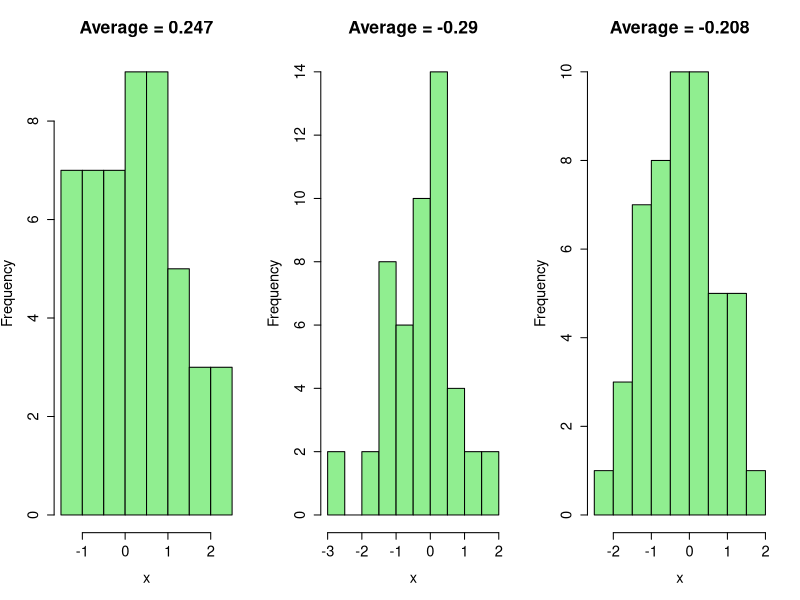
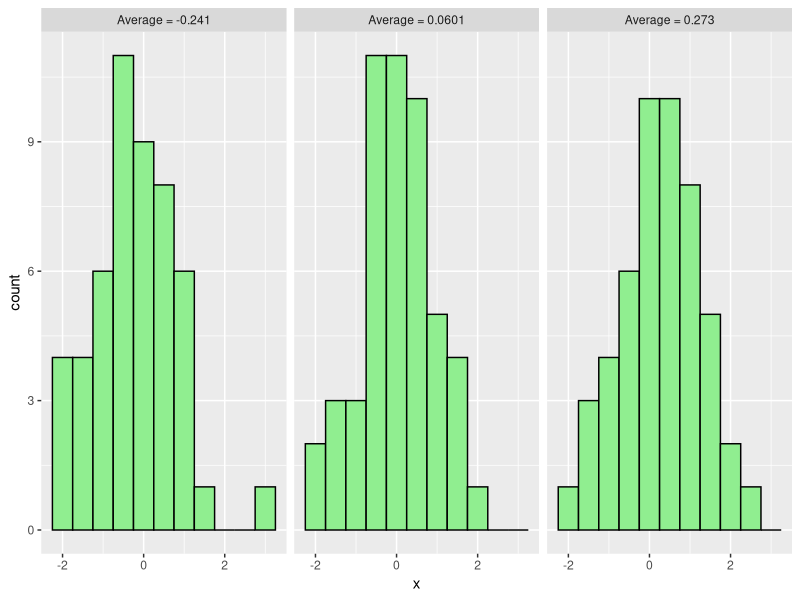
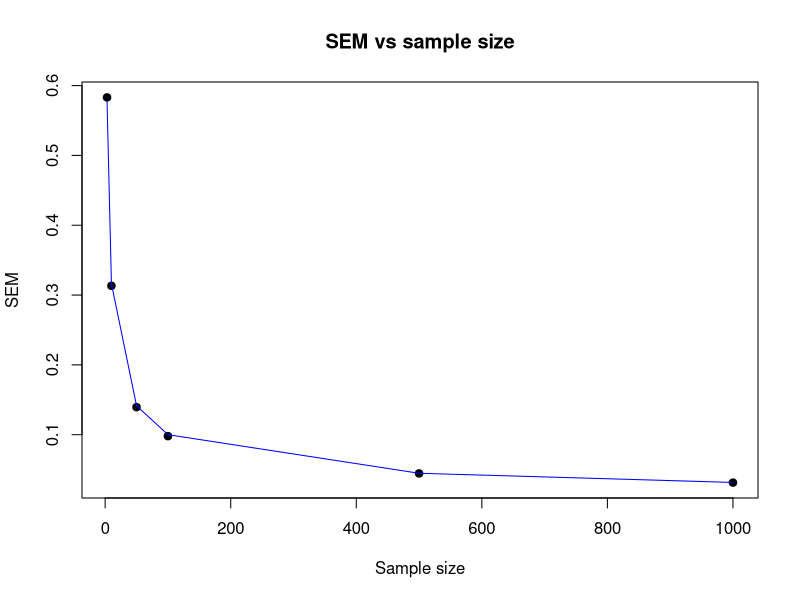
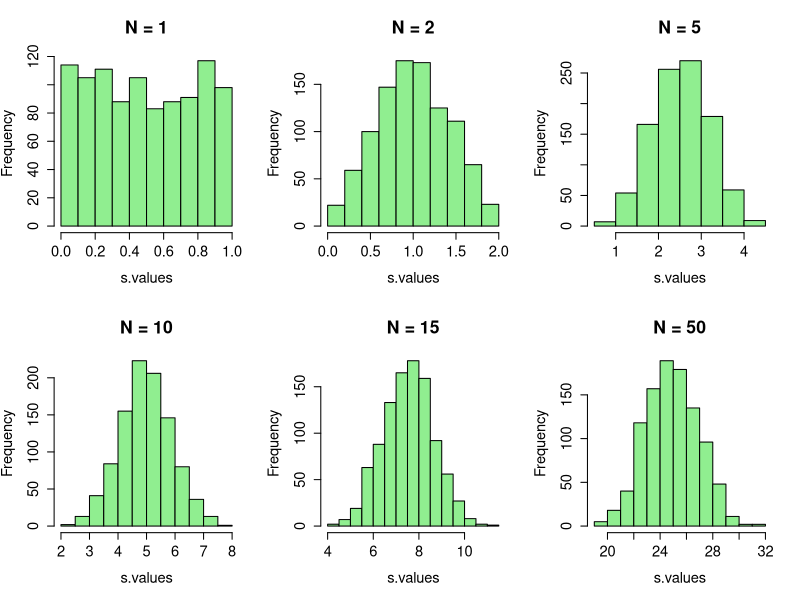
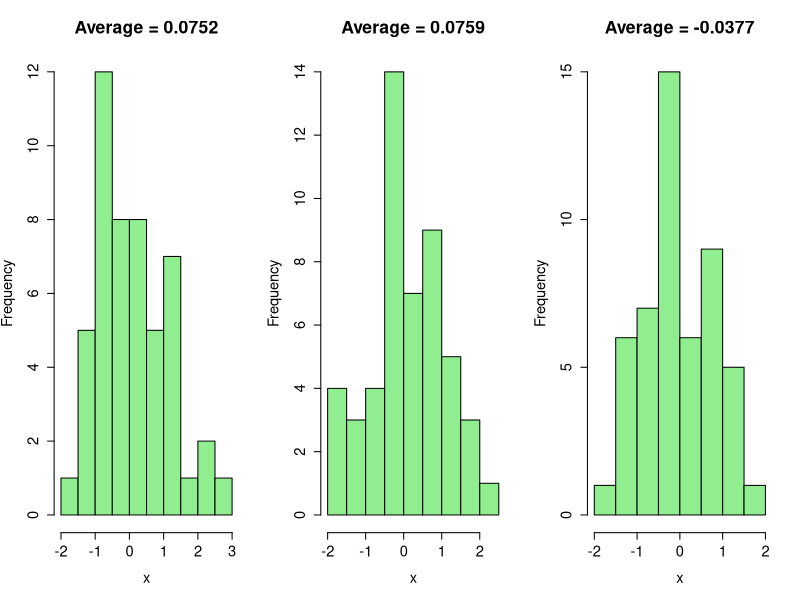
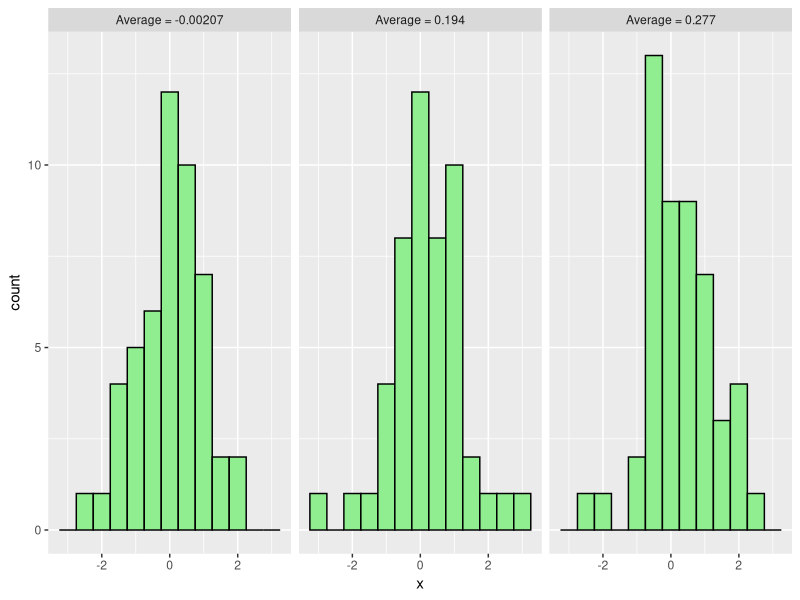
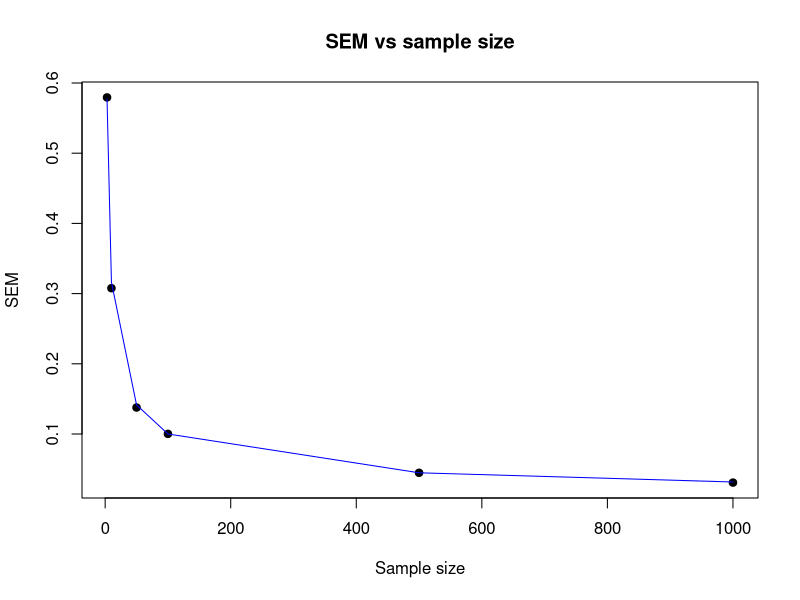
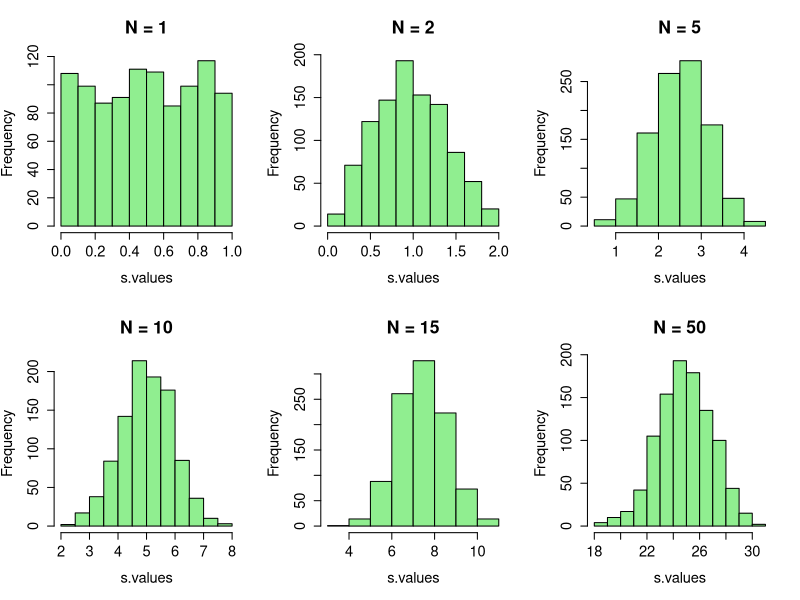

Reproduce these figures in R, in order.
## ---- chunk 1
library(ggplot2)
knitr::opts_chunk$set(echo = TRUE)
## ---- chunk 2
old.par <- par(mfrow=c(1,3),ps=16)
for ( iTry in 1:3 ) {
  x=rnorm(50,mean=0,sd=1)
  hist(x,breaks=10,col='lightgreen',main=paste("Average =",signif(mean(x),3)))
}
par(old.par)
## ---- chunk 3
ggplot(transform(data.frame(x=rnorm(150),y=rep(1:3,50)),y=paste("Average =",signif(unlist(lapply(unstack(data.frame(x,y)),mean))[y],3))),aes(x=x))+geom_histogram(binwidth=0.5,colour="black",fill='lightgreen')+facet_wrap(~y)
## ---- chunk 4
# different sample sizes we are going to try:
sample.sizes=c(3,10,50, 100, 500, 1000)

# we will use the vector below to keep the SD of the distribution of the means at each given sample size
# (note that it's ok to initialize with an empty vector of length 0 - if we index it out of bounds
# later, it will autoexpand on assignment, see examples in the slides) 
mean.sds = numeric(0) 

for ( N in sample.sizes ) { # try different sample sizes
  
 # insert your code here (you may want to check the slides). 
 # 1) At each given N (i.e. in each iteration of the outer loop) you have to draw large number 
 # (e.g. 1000) of samples of size N from the distribution of your choice (e.g. normal, uniform, exponential, ...), calculate the mean of each of those samples and save them all into
 # a vector m.
 #
    m <- numeric(1000)
  for(i in 1:1000){
    m[i]<-mean(rnorm(N))
  }
 # 2) Now, with vector m in hand, we want to characterize how much the sample mean fluctuates
 # from one experiment (experiment=taking a sample of N measurements) to the next. Instead of just
 # drawing a histogram, this time we will calculate the standard deviation of the distribution
 # represented by the vector m. Use function sd().
 #
 # 3) save the result (sd of the distributions of the means for current N) into the vector means.sds.
 # You can use c() or you can use an indexing variable, in the latter case you will need to add it to the
 # code and increment properly
    mean.sds <- c(mean.sds, sd(m))
}

# at this point, you should have the vector mean.sds filled. It should have length 6 and keep the values of 
# the standard deviation of the mean (known as the standard error of the mean, SEM) at different sample sizes 
# (mean.sds[1] is the SEM at N=3, mean.sds[2] is the SEM at N=10, and so on)

# let us now PLOT the SEM (i.e. the "typical" error we expect the sample mean to exhibit in any 
# given experiment) as a function of the sample size, N. 

plot(sample.sizes,mean.sds, main="SEM vs sample size",pch=19,ylab = 'SEM', xlab = 'Sample size')
lines(sample.sizes,1/sqrt(sample.sizes),col='blue')
## ---- chunk 5
N.vector <- c(1,2,5,10,15,50)
repeats = 1000 
old.par <- par(mfrow=c(2,3),ps=16)

for(N in N.vector){
  s.values=numeric() # we will use this vector to store the value of the sum in each experiment

  for (n.exp in 1:repeats) { # repeat the experiment!
     # explained below. Here we must draw the values x1, ..., xN of the random variables we are going to sum up:
     ### replace with correct call: x = DISTR(N,...) 
     # the "measured" value of the random variable X is the sum of x1...xN, calculate it and save into 
     # the vector s.values:
     ### replace with correct call: s.values[n.exp] = ...???...
    for(j in 1:N){
      s.values[n.exp] <- sum(runif(N))
    }
  }
  hist(s.values,breaks=10,col='lightgreen',main=paste("N =",N))
}
par(old.par)

# we repeated the experiment 1000 times, so we have 1000 values sampled from the process S and that should
# be plenty for looking at their distribution:
### replace with correct call:   ...DRAW histogram of n.exp values of s.values...
## ---- chunk 6
library(ggplot2)
knitr::opts_chunk$set(echo = TRUE)
## ---- chunk 7
old.par <- par(mfrow=c(1,3),ps=16)
for ( iTry in 1:3 ) {
  x=rnorm(50,mean=0,sd=1)
  hist(x,breaks=10,col='lightgreen',main=paste("Average =",signif(mean(x),3)))
}
par(old.par)
## ---- chunk 8
ggplot(transform(data.frame(x=rnorm(150),y=rep(1:3,50)),y=paste("Average =",signif(unlist(lapply(unstack(data.frame(x,y)),mean))[y],3))),aes(x=x))+geom_histogram(binwidth=0.5,colour="black",fill='lightgreen')+facet_wrap(~y)
## ---- chunk 9
# different sample sizes we are going to try:
sample.sizes=c(3,10,50, 100, 500, 1000)

# we will use the vector below to keep the SD of the distribution of the means at each given sample size
# (note that it's ok to initialize with an empty vector of length 0 - if we index it out of bounds
# later, it will autoexpand on assignment, see examples in the slides) 
mean.sds = numeric(0) 

for ( N in sample.sizes ) { # try different sample sizes
  
 # insert your code here (you may want to check the slides). 
 # 1) At each given N (i.e. in each iteration of the outer loop) you have to draw large number 
 # (e.g. 1000) of samples of size N from the distribution of your choice (e.g. normal, uniform, exponential, ...), calculate the mean of each of those samples and save them all into
 # a vector m.
 #
    m <- numeric(1000)
  for(i in 1:1000){
    m[i]<-mean(rnorm(N))
  }
 # 2) Now, with vector m in hand, we want to characterize how much the sample mean fluctuates
 # from one experiment (experiment=taking a sample of N measurements) to the next. Instead of just
 # drawing a histogram, this time we will calculate the standard deviation of the distribution
 # represented by the vector m. Use function sd().
 #
 # 3) save the result (sd of the distributions of the means for current N) into the vector means.sds.
 # You can use c() or you can use an indexing variable, in the latter case you will need to add it to the
 # code and increment properly
    mean.sds <- c(mean.sds, sd(m))
}

# at this point, you should have the vector mean.sds filled. It should have length 6 and keep the values of 
# the standard deviation of the mean (known as the standard error of the mean, SEM) at different sample sizes 
# (mean.sds[1] is the SEM at N=3, mean.sds[2] is the SEM at N=10, and so on)

# let us now PLOT the SEM (i.e. the "typical" error we expect the sample mean to exhibit in any 
# given experiment) as a function of the sample size, N. 

plot(sample.sizes,mean.sds, main="SEM vs sample size",pch=19,ylab = 'SEM', xlab = 'Sample size')
lines(sample.sizes,1/sqrt(sample.sizes),col='blue')
## ---- chunk 10
N.vector <- c(1,2,5,10,15,50)
repeats = 1000 
old.par <- par(mfrow=c(2,3),ps=16)

for(N in N.vector){
  s.values=numeric() # we will use this vector to store the value of the sum in each experiment

  for (n.exp in 1:repeats) { # repeat the experiment!
     # explained below. Here we must draw the values x1, ..., xN of the random variables we are going to sum up:
     ### replace with correct call: x = DISTR(N,...) 
     # the "measured" value of the random variable X is the sum of x1...xN, calculate it and save into 
     # the vector s.values:
     ### replace with correct call: s.values[n.exp] = ...???...
    for(j in 1:N){
      s.values[n.exp] <- sum(runif(N))
    }
  }
  hist(s.values,breaks=10,col='lightgreen',main=paste("N =",N))
}
par(old.par)

# we repeated the experiment 1000 times, so we have 1000 values sampled from the process S and that should
# be plenty for looking at their distribution:
### replace with correct call:   ...DRAW histogram of n.exp values of s.values...
